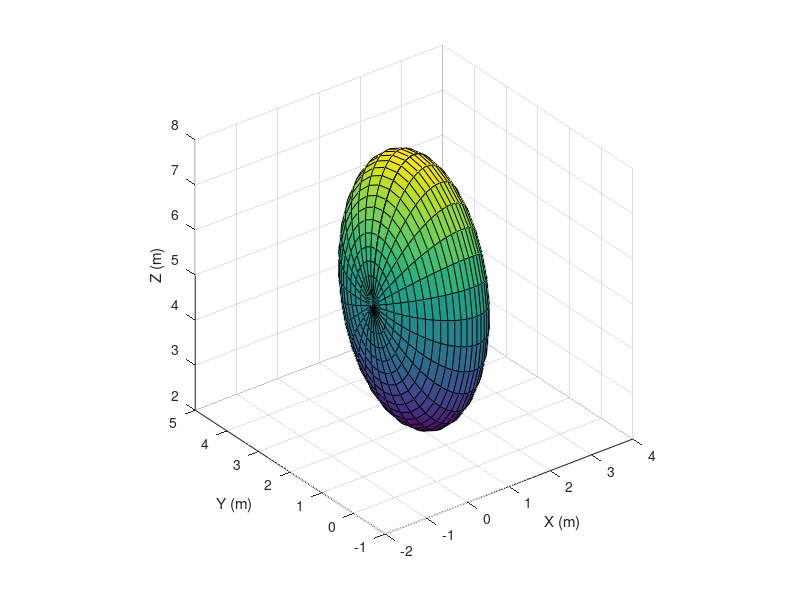

MATLAB code for this plot:
% Q = diag([4,1,9,-1]);
% Transform1 = [cos(pi/4) -sin(pi/4) 0 0 ; sin(pi/4) cos(pi/4) 0 0 ; 0 0 1 0 ; 0 0 0 1];
% Transform2 = [cos(pi/6) 0 -sin(pi/6) 0 ; 0 1 0 0 ; sin(pi/6) 0 cos(pi/6) 0 ; 0 0 0 1];
% Transform3 = [1 0 0 3 ; 0 1 0 7 ; 0 0 1 5 ; 0 0 0 1];
% Q = inv(Transform1)' * Q * inv(Transform1);
% Q = inv(Transform2)' * Q * inv(Transform2);
% Q = inv(Transform3)' * Q * inv(Transform3);

Q = [36 0 0 -36 ; 0 9 0 -18 ; 0 0 4 -20 ; -36 -18 -20 136];     % (x-1)^2 + (y-2)^2 / 4 + (z-5)^2 / 9 = 1

% Obtain rotation transform R
A = Q(1:3,1:3);
[V_eig, d_eig] = eig(A, 'vector');      % A = V_eig * diag(d_eig) * V_eig'
R = inv(V_eig);                         % A = R' * diag(d_eig) * R

% Obtain translation
trans = (R' * diag(d_eig)) \ Q(1:3,4);

% Normalization
normalize_factor = trans' * diag(d_eig) * trans - Q(4,4);
d_eig = d_eig / normalize_factor;

% Axis length
length_x = nthroot(d_eig(1), -2);
length_y = nthroot(d_eig(2), -2);
length_z = nthroot(d_eig(3), -2);

[x_transformed,y_transformed,z_transformed] = ellipsoid(0,0,0,length_x,length_y,length_z,30);
x = zeros(size(x_transformed));
y = zeros(size(y_transformed));
z = zeros(size(z_transformed));

num_plot = length(x_transformed);
for i = 1:num_plot
    for j = 1:num_plot
        T = [R trans; zeros(1,3) 1];
        coord = T \ [x_transformed(i,j) y_transformed(i,j) z_transformed(i,j) 1]';
        coord = coord / coord(4);  % normalize
        x(i,j) = coord(1);
        y(i,j) = coord(2);
        z(i,j) = coord(3);
    end
end

figure
surf(x,y,z)
axis equal
xlabel('X (m)'); ylabel('Y (m)'); zlabel('Z (m)');